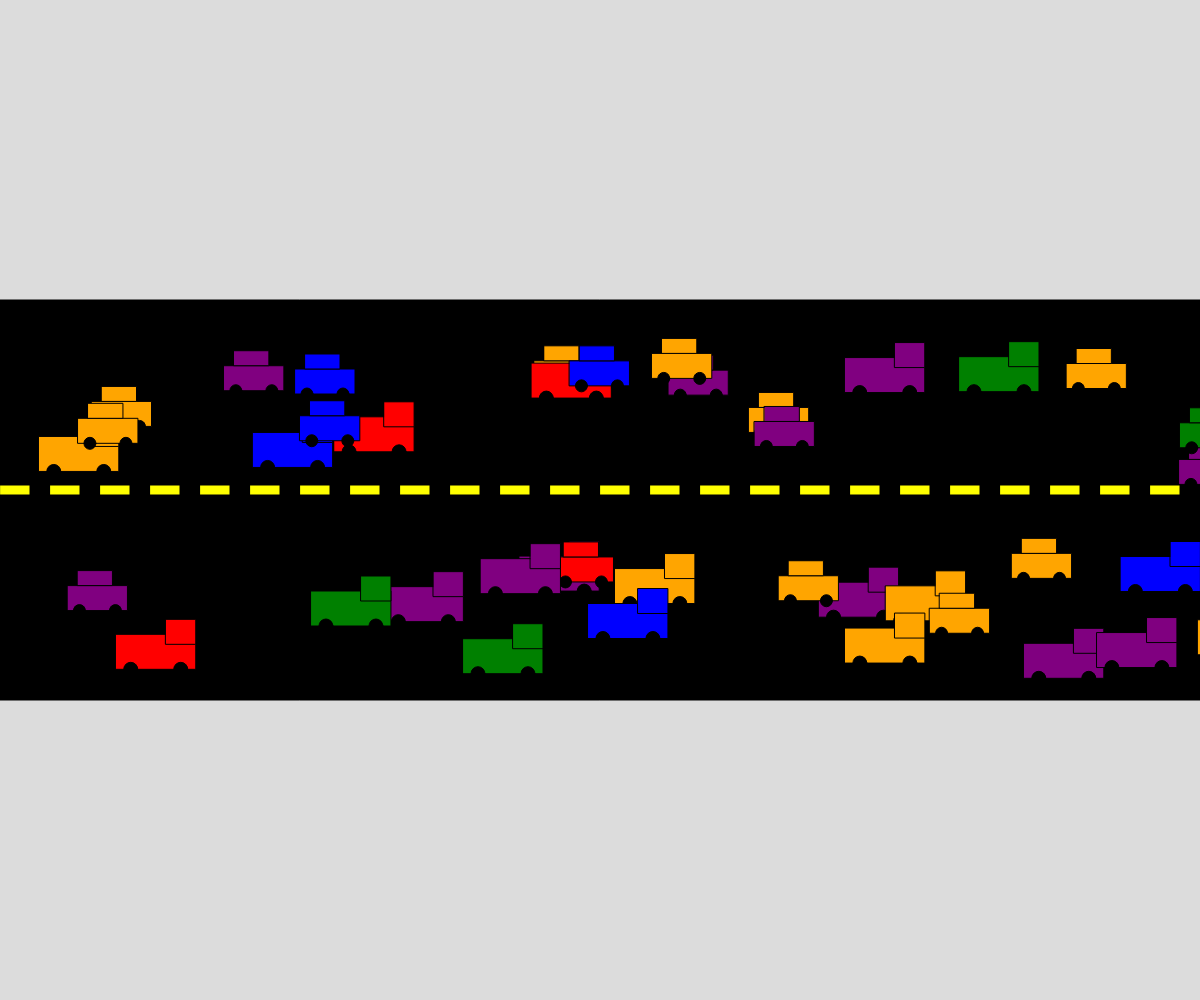
Frame 1 (no input)
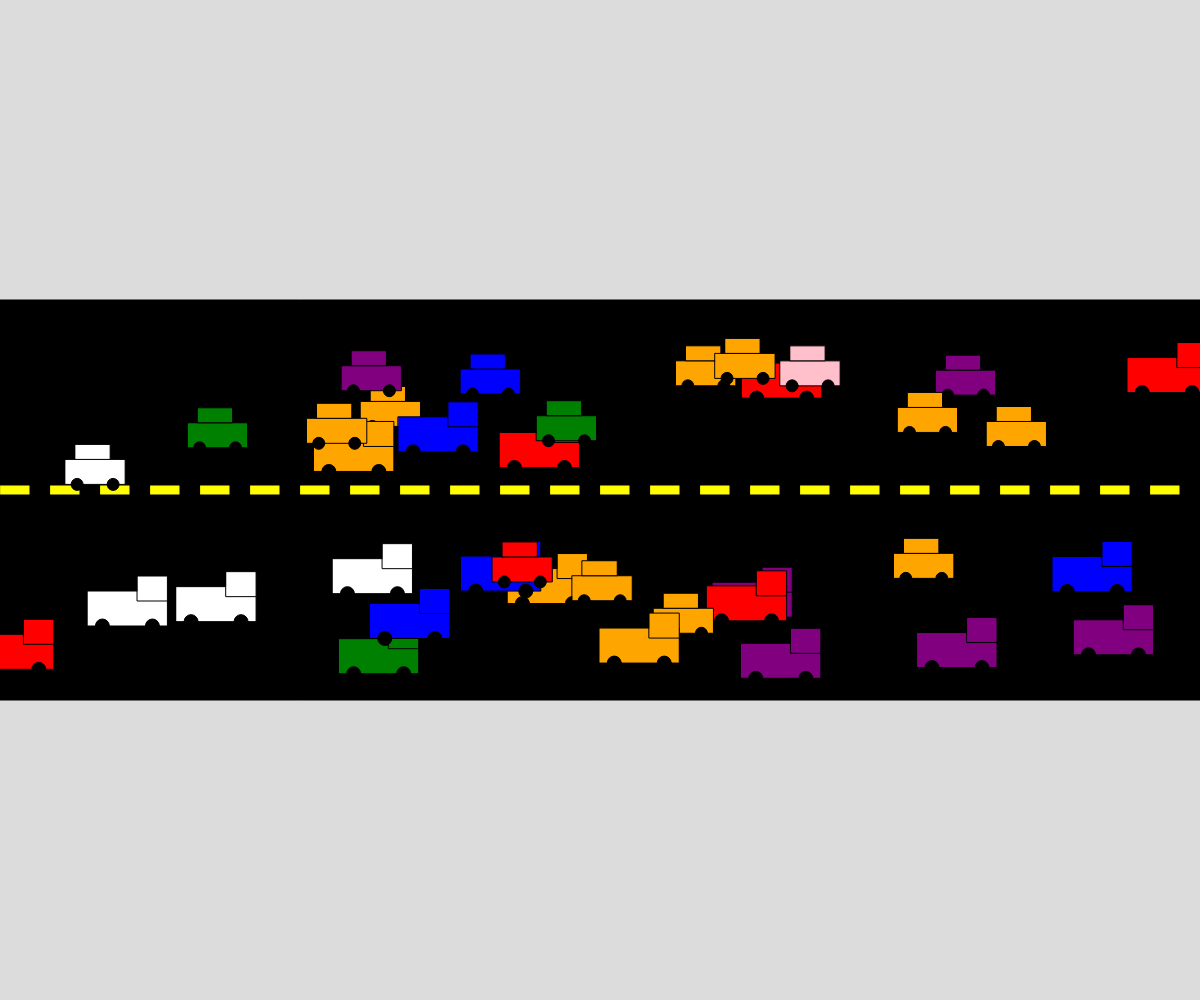
Frame 60 (no input)
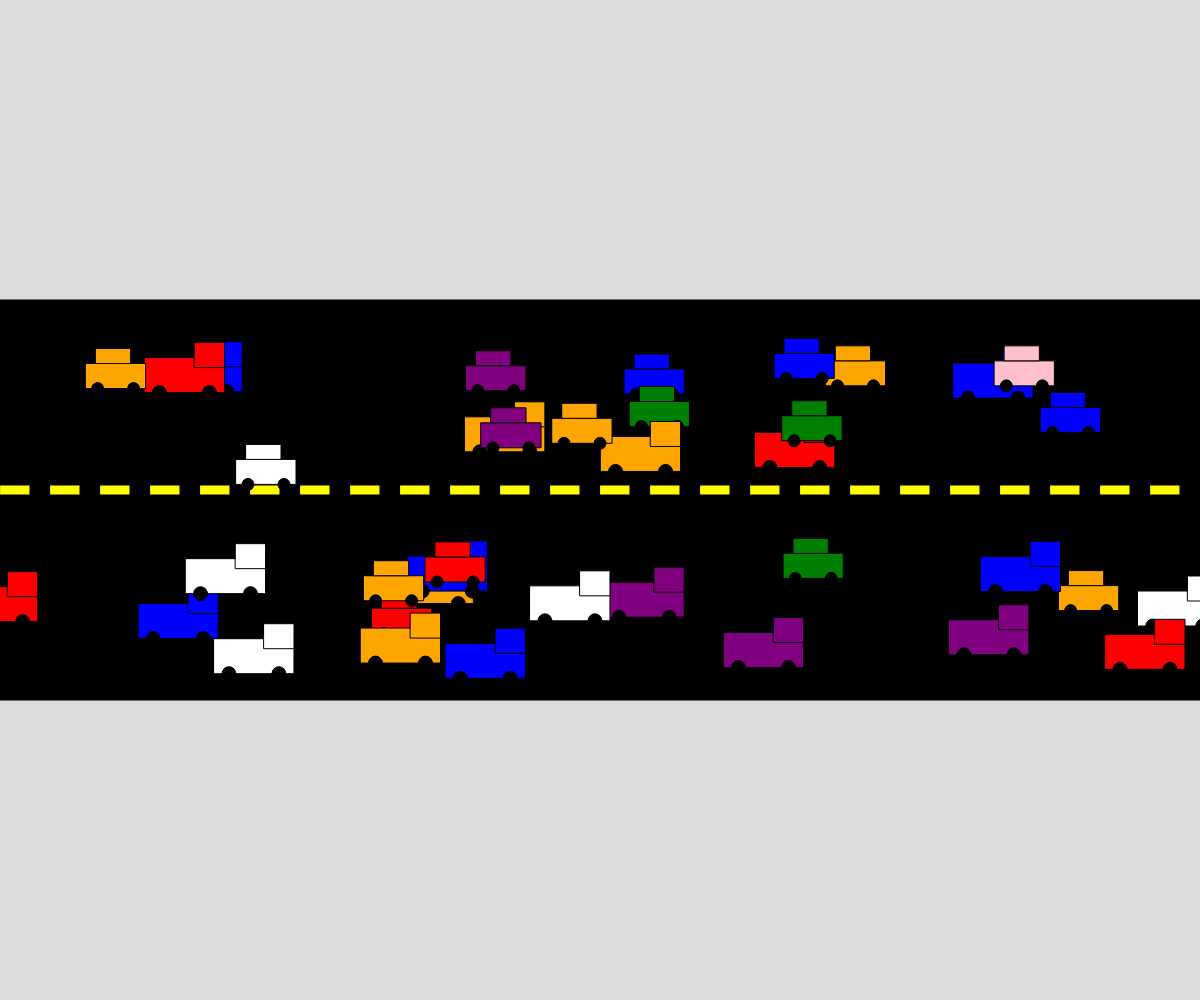
Frame 120 (the mouse pressed at the canvas centre since frame 60)

The p5.js sketch that drew these frames (run headless with seeded random() and noise() and a simulated clock; from frame 60 on, the mouse is pressed at the canvas centre):

// p5.js sketch
// ── sketch.js
// Cars! cars! cars!
// Elif
// 10/26/2026
//
// Extra for Experts:
// - describe what you did to take this project "above and beyond"

//globals
let eastbound = [];
let westbound = [];

async function setup() {
  createCanvas(windowWidth, windowHeight);
  // Create 20 eastbound vehicles
  for (let i = 0; i < 20; i++) {
    let type = floor(random(2));
    let x = random(width);
    // Eastbound lane
    let y = random(windowHeight / 2 - 150, windowHeight / 2 - 40);
    let color = random(["red","blue","green","orange","purple"]);
    let xSpeed = random(1, 5);
    eastbound.push(
      new Vehicle(type, x, y, 1, color, xSpeed)
    );
  }

  // Create 20 westbound vehicles
  for (let i = 0; i < 20; i++) {
    let type = floor(random(2));
    let x = random(width);
    // Westbound lane
    let y = random(windowHeight / 2 + 40, windowHeight / 2 + 150);
    let color = random(["red","blue","green","orange","purple"]);
    let xSpeed = -random(1, 5);
    westbound.push(
      new Vehicle(type, x, y, 0, color, xSpeed)
    );
  }
}


function draw() {
  background(220);
  drawRoad();
  // Drive eastbound vehicles
  for (let c of eastbound) {
    c.action();
  }
  // Drive westbound vehicles
  for (let c of westbound) {
    c.action();
  }
}


function drawRoad() {
  fill(0);
  rect(0,windowHeight / 2 - 200,windowWidth,400);
  fill("yellow");
  for (let x = 0; x < width; x += 50) {
    rect(x,windowHeight / 2 - 15,30,10);
  }
}


class Vehicle {
  constructor(type, x, y, direction, color, xSpeed) {
    this.type = type;
    this.x = x;
    this.y = y;
    this.direction = direction;
    this.color = color;
    this.xSpeed = xSpeed;
  }

  display() {
    // CAR
    if (this.type == 0) {
      fill(this.color);
      // Main body
      rect(this.x, this.y, 60, 25);
      // Top
      rect(this.x + 10, this.y - 15, 35, 15);
      // Wheels
      fill("black");
      circle(this.x + 12,this.y + 25,12);
      circle(this.x + 48,this.y + 25,12);
    }

    // TRUCK / VAN
    else {
      fill(this.color);
      // Main body
      rect(this.x, this.y, 80, 35);
      // Cab
      rect(this.x + 50,this.y - 15,30,25);
      // Wheels
      fill("black");
      circle(this.x + 15,this.y + 35,14);
      circle(this.x + 65,this.y + 35,14);
    }
  }

  move() {
    this.x += this.xSpeed;
    // Eastbound = moving right
    if (this.direction == 1) {
      if (this.x > width) {
        this.x = -80;
      }
    }
    // Westbound = moving left
    if (this.direction == 0) {
      if (this.x < -80) {
        this.x = width;
      }
    }
  }

  speedUp() {
    // Eastbound
    if (this.direction == 1) {
      this.xSpeed += 0.1;
      if (this.xSpeed > 15) {
        this.xSpeed = 15;
      }
    }
    // Westbound
    else {
      this.xSpeed -= 0.1;
      if (this.xSpeed < -15) {
        this.xSpeed = -15;
      }
    }
  }

  speedDown() {
    // Eastbound
    if (this.direction == 1) {
      this.xSpeed -= 0.1;
      if (this.xSpeed < 0) {
        this.xSpeed = 0;
      }
    }
    // Westbound
    else {
      this.xSpeed += 0.1;
      if (this.xSpeed > 0) {
        this.xSpeed = 0;
      }
    }
  }

  changeColor() {
    this.color = random(["red","blue","green","orange","purple","pink","white"]);
  }

  action() {
    // Move every frame
    this.move();

    // 1% chance to speed up
    if (random(100) < 1) {
      this.speedUp();
    }

    // 1% chance to slow down
    if (random(100) < 1) {
      this.speedDown();
    }

    // 1% chance to change color
    if (random(100) < 1) {
      this.changeColor();
    }

    // Display every frame
    this.display();
  }
}
